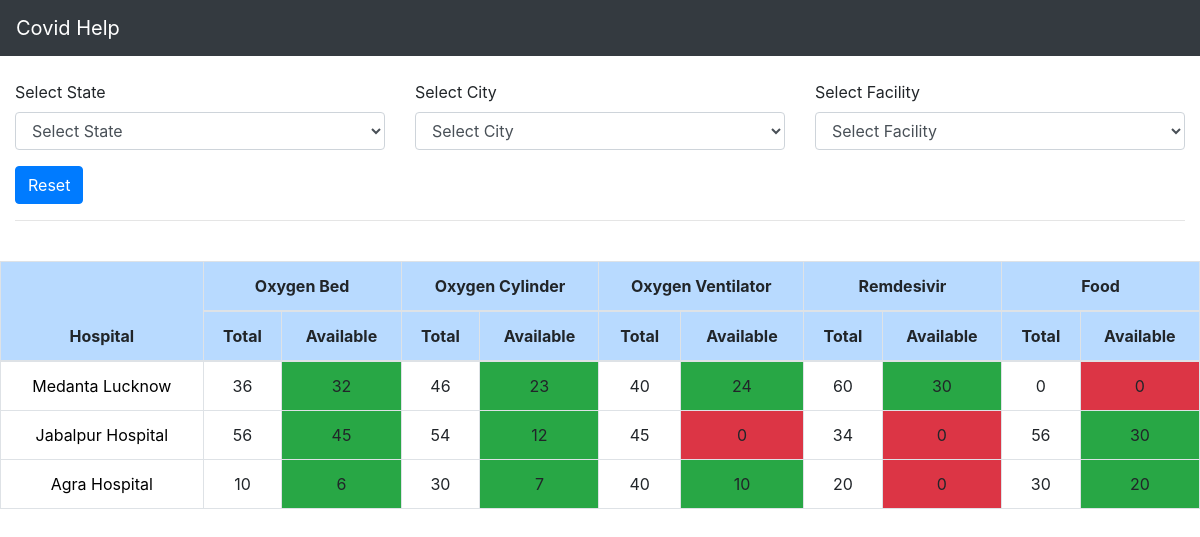
The page / on the database its author committed.
### covidApp/models.py (models this page shows, shortened)
class Facility(models.Model):
    title = models.CharField(max_length=60, null=False, blank=False, default='')

class Hospital(models.Model):
    name = models.CharField(max_length = 50, null = False, blank = False)
    phone = models.CharField(max_length = 12, null = False, blank = False)
    address = models.CharField(max_length = 200, null = False, blank = False)
    city = models.ForeignKey(City, on_delete = models.CASCADE, related_name = 'hospitals')

class Availability(models.Model):
    hospital = models.ForeignKey(Hospital, on_delete=models.CASCADE, related_name='availabilities')
    facility = models.ForeignKey(Facility, on_delete=models.CASCADE, related_name='availabilities')
    total = models.IntegerField(default=0)
    available = models.IntegerField(default=0)
    updated_at = models.DateTimeField(auto_now=True)

### covidApp/views.py (the view, shortened to what this page needs)
# urls.py: path('', home, name = 'homepage'),
def home(request):
    selected_state_id = request.GET.get('state')
    selected_city_id = request.GET.get('city')
    selected_facility_id = request.GET.get('facility')
    facilities = Facility.objects.all().order_by('pk')
    if selected_state_id:
        cities = City.objects.filter(state=selected_state_id)
    else:
        cities = City.objects.all()
    states = State.objects.all()
    hospitals = Hospital.objects.all()
    if selected_city_id:
        hospitals = hospitals.filter(city=City(pk=selected_city_id))
    context = {
        'facilities': facilities,
        'cities': cities,
        'states': states,
        'hospitals': hospitals,
        'selected_state_id': selected_state_id,
        'selected_city_id': selected_city_id,
        'selected_facility_id': selected_facility_id,
    }
    return render(request, template_name='covidApp/index.html', context=context)

### covidApp/models.py (called while the page is built)
    def __str__(self):
        return self.name

### covidApp/templatetags/custom_tags.py (called while the page is built)
@register.simple_tag
def get_table_class(value):
    if value:
        return 'bg-success'
    return 'bg-danger'

@register.simple_tag
def get_availabilities(hospital):
    return Availability.objects.filter(hospital=hospital).order_by('facility_id')

@register.simple_tag
def is_option_selected(selected_option, pk):
    if selected_option == str(pk):
        return 'selected'
    return ''

### covidApp/templates/covidApp/index.html (shortened to what this page needs)
{% extends 'covidApp/base.html' %} {% load custom_tags %} {% block content %}
<div>
    <form action="" id="filterForm" method="GET">
        <div class="row">
            <div class="col">
                <div class="form-group">
                    <label for="">Select State</label>
                    <select name='state' class="form-control" id="stateSelect">
                        <option value=''>Select State</option>
                    </select>
                </div>
            </div>
            <div class="col">
                <div class="form-group">
                    <label for="">Select City</label>
                    <select name='city' class="form-control" id="citySelect">
                        <option value=''>Select City</option>
                    </select>
                </div>
            </div>
            <div class="col">
                <div class="form-group">
                    <label for="">Select Facility</label>
                    <select name='facility' class="form-control" id="facilitySelect">
                        <option value=''>Select Facility</option>
                    </select>
                </div>
            </div>
        </div>
        <div>
            <a href="/" class="btn btn-primary">Reset</a>
        </div>
    </form>
    <hr>
</div>
</div>
<br>
<table class="table table-bordered text-center table table-hover">
    <thead class="">
        <tr class="table-primary">
            <th rowspan="2">Hospital</th>
            {% for facility in facilities %}
            <th colspan="2" class="text-center">{{facility.title}}</th>
            {% endfor %}
        </tr>
        <tr class="table-primary">
            {% for facility in facilities %}
            <th>Total</th>
            <th>Available</th>
            {% endfor %}
        </tr>
    </thead>
    <tbody>
        {% for hospital in hospitals %}
        <tr>
            <td><a href="/hospital/{{hospital.id}}">{{hospital.name}}</a></td>
            {% get_availabilities hospital as availabilities %} {% for avl in availabilities %}
            <td>{{avl.total}}</td>
            <td class='{%get_table_class avl.available%}'>{{avl.available}}</td>
            {% endfor %}
        </tr>
        {% endfor %}
    </tbody>
</table>
{% endblock %}

### covidApp/templates/covidApp/base.html (shortened to what this page needs)
<!doctype html>
<html lang="en">
<head>
    <link rel="stylesheet" href="https://maxcdn.bootstrapcdn.com/bootstrap/4.0.0/css/bootstrap.min.css">
</head>
<body>
    <nav class="navbar navbar-dark bg-dark">
        <a class="navbar-brand" href="/">Covid Help</a>
    </nav>
    <div class="container-fluid mt-4">
        {% block content %} {%endblock%}
</body>
</html>

### covidApp/templates/covidApp/index.html (style rules this page uses)
a { color: black; }

### rows shown on the page
Facility: title "Oxygen Bed"
Facility: title "Oxygen Cylinder"
Facility: title "Oxygen Ventilator"
Facility: title "Remdesivir"
Facility: title "Food"
Hospital: name "Medanta Lucknow"
Availability: total "36", available "32"
Availability: total "46", available "23"
Availability: total "40", available "24"
Availability: total "60", available "30"
Availability: total "0", available "0"
Hospital: name "Jabalpur Hospital"
Availability: total "56", available "45"
Availability: total "54", available "12"
Availability: total "45", available "0"
Availability: total "34", available "0"
Availability: total "56", available "30"
Hospital: name "Agra Hospital"
Availability: total "10", available "6"
Availability: total "30", available "7"
Availability: total "40", available "10"
Availability: total "20", available "0"
Availability: total "30", available "20"
